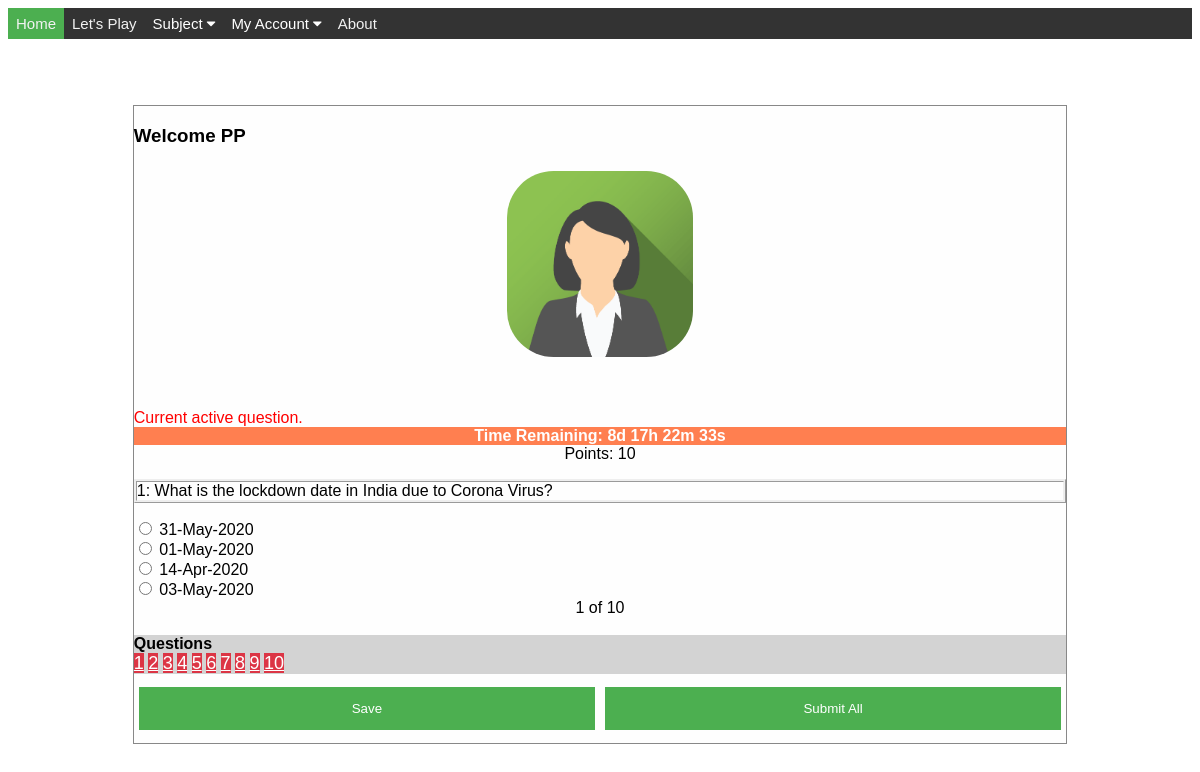
The app's page /question (signed in) with its own data.
### tables this page shows
CREATE TABLE "QuestionBank" (
	"QId"	INTEGER NOT NULL,
	"Quesdesc"	TEXT NOT NULL,
	"Choice1"	TEXT NOT NULL,
	"Choice2"	TEXT NOT NULL,
	"Choice3"	TEXT NOT NULL,
	"Choice4"	TEXT NOT NULL,
	"Choice5"	TEXT,
	"Choice6"	TEXT,
	"ChoiceAnswer"	TEXT NOT NULL,
	"ValidTill"	TEXT NOT NULL,
	"CompetitionName"	TEXT NOT NULL,
	"Points"	INTEGER NOT NULL,
	"NegativePoints"	INTEGER NOT NULL,
	PRIMARY KEY("QId","CompetitionName"),
	FOREIGN KEY("CompetitionName") REFERENCES "Competition"("name")
);

### controllers/quiz.py (the view)
def question():
    player_id = session.get("mobileno")
    if player_id is None:
        quizmessage = "Please Login to play."
        return render_template("quiz.html", playername="", questionmessage=quizmessage, dbqna={}, maxqcount="")
    competition_name = session["competition"]
    player_name = session["playername"]
    max_question_count = ""
    db_question_list = []
    current_quiz_qna = db.getQuizQuestion(player_id, competition_name)
    if len(current_quiz_qna) == 0:
        quizmessage = "No active question. Please try again later."
    else:
        max_question_count = db.getQuestionCount(competition_name)
        quizmessage = "Current active question."
    dbqlist = db.getQuestionList(player_id, competition_name)
    return render_template("quiz.html", playername=player_name, questionmessage=quizmessage, dbqna=current_quiz_qna, maxqcount=max_question_count, dbqlist=dbqlist)

### repositories/db.py (called while the page is built)
def opendb():
    conn = sqlite3.connect(dbfile)
    c = conn.cursor()
    return conn, c

def getQuestionCount(competition_name):
    conn,  cur = opendb()
    sql = "SELECT max(qid) as maxqcount FROM QuestionBank WHERE CompetitionName = '" + competition_name + "'"
    cur.execute(sql)
    rows = cur.fetchall()
    cur.close()
    conn.close()
    rowDict = {}
    maxqcount = 0
    if len(rows) > 0:
        maxqcount = rows[0][0]
    return maxqcount

def getQuestionList(playerid, competitionname):
    sql = "SELECT qb.QId, CASE WHEN (SELECT pr.qid \
                                    FROM PlayerResponse pr \
                                    WHERE pr.QId = qb.qid AND \
                                        pr.competitionname = qb.competitionname AND \
                                            PlayerId = " + playerid + ") IS NULL \
                                THEN 'not saved' \
                                ELSE 'saved' END AS saved \
            FROM QuestionBank qb \
            WHERE qb.competitionname = '" + competitionname + "'"
    conn, cur = opendb()
    cur.execute(sql)
    dbrows = cur.fetchall()
    cur.close()
    conn.close()
    return dbrows

### templates/quiz.html (shortened to what this page needs)
{% extends "base.html" %}
{% block content %}
  <form class="modal-content" action="{{ url_for('answersave') }}" method="POST" id="frmQuestion">
    <h3>Welcome {{ playername }}</h3>
    <div class="imgcontainer">
      <img src="{{ url_for('static', filename='image/img_avatar2.png') }}" alt="Avatar" class="avatar">
    </div>
    <br>
    <br>
    <label style="color: red;">
      {{ questionmessage }}
    </label>
    {% if dbqna.qid %}
      <div class="row">
          <label for="validtill" class="labelcenter" id="lblTime"><b>Time Remaining: {{dbqna.validtill}}</b></label>
          <label class="labelcenternocolor">Points: {{dbqna.points}}</label>
          <p style="border-style:ridge;">{{dbqna.qid}}: {{dbqna.qdesc}}</p>
          {% if dbqna.responsechoice == dbqna.ch1  %}
            <input type="radio" name="choice" value="{{ dbqna.ch1 }}" required checked>
          {% else %}
            <input type="radio" name="choice" value="{{ dbqna.ch1 }}" required>
          {% endif %}
          <label for="choice">{{ dbqna.ch1 }}</label><br>
          {% if dbqna.responsechoice == dbqna.ch2  %}
            <input type="radio" name="choice" value="{{ dbqna.ch2 }}" required checked>
          {% else %}
            <input type="radio" name="choice" value="{{ dbqna.ch2 }}" required>
          {% endif %}
          <label for="choice">{{ dbqna.ch2 }}</label><br>
          {% if dbqna.responsechoice == dbqna.ch3  %}
            <input type="radio" name="choice" value="{{ dbqna.ch3 }}" required checked>
          {% else %}
            <input type="radio" name="choice" value="{{ dbqna.ch3 }}" required>
          {% endif %}
          <label for="choice">{{ dbqna.ch3 }}</label><br>
          {% if dbqna.responsechoice == dbqna.ch4  %}
            <input type="radio" name="choice" value="{{ dbqna.ch4 }}" required checked>
          {% else %}
            <input type="radio" name="choice" value="{{ dbqna.ch4 }}" required>
          {% endif %}
          <label for="choice">{{ dbqna.ch4 }}</label>
          <br>
          <label class="labelcenternocolor">
            {{dbqna.qid}} of {{ maxqcount }}
          </label>
          <br>
          <div style="background-color: lightgray;">
            <strong>Questions</strong>
            <br>
            {% for item in dbqlist %}
              {% if item[1] == "saved" %}
                <a id="lnkGreen" href="{{ url_for('thisQuestion', qno=item[0]) }}" class="btn-success">{{ item[0] }}</a>
              {% else %}
                <a id="lnkRed" href="{{ url_for('thisQuestion', qno=item[0]) }}" class="btn-danger">{{ item[0] }}</a>
              {% endif %}
            {% endfor %}
          </div>
      </div>
      <div class="row">
        <div class="column">
          <button type="button" id="btnSave" onclick="submitForm('btnSave');">Save</button>
        </div>
        <div class="column">
          <button type="button" id="btnSubmit" onclick="submitForm('btnSubmit');">Submit All</button>
        </div>
      </div>
    {% endif %}
  </form>
{% endblock %}

### templates/base.html (shortened to what this page needs)
<!DOCTYPE html>
<html>
<head>
<link rel="stylesheet" href="{{ url_for('static', filename='css/font-awesome.min.css') }}">
</head>
<body>
  <div class="topnav" id="quizMenu">
    <a href="{{ url_for('home') }}" class="active">Home</a>
    <a href="{{ url_for('question') }}">Let's Play</a>
    <div class="dropdown">
      <button class="dropbtn">Subject
        <i class="fa fa-caret-down"></i>
      </button>
    </div>
    <div class="dropdown">
      <button class="dropbtn">My Account
        <i class="fa fa-caret-down"></i>
      </button>
    </div>
    <a href="{{ url_for('about') }}">About</a>
  </div>
  <div class="container">
    {% block content %}
    {% endblock %}
</div>
</body>
</html>

### templates/base.html (style rules this page uses)
body { font-family: Arial }
button { background-color: #4CAF50; color: white; padding: 14px 20px; margin: 8px 0; border: none; cursor: pointer; width: 100%; }
.imgcontainer { text-align: center; margin: 24px 0 12px 0; position: relative; }
img.avatar { width: 20%; border-radius: 25%; }
.container { padding: 8px; }
.modal-content { background-color: #fefefe; margin: 5% auto 15% auto; border: 1px solid #888; width: 80%; }
.labelcenter { background-color: coral; color:white; border: none; width: 100%; display: block; text-align: center; }
.labelcenternocolor { border: none; width: 100%; display: block; text-align: center; }
.topnav { overflow: hidden; background-color: #333; }
.topnav a { float: left; display: block; color: #f2f2f2; text-align: center; padding: 7px 8px; text-decoration: none; font-size: 15px; }
.active { background-color: #4CAF50; color: white; }
.dropdown { float: left; overflow: hidden; }
.dropdown .dropbtn { font-size: 15px; border: none; outline: none; color: white; padding: 7px 8px; background-color: inherit; font-family: inherit; margin: 0; }
* { box-sizing: border-box; }
.column { float: left; width: 50%; padding: 5px; }
.row:after { content: ""; display:table; clear: both; }
.btn-danger { color:#fff;background-color:#dc3545;border-color:#dc3545; font-size: 18px }

### records on screen
QuestionBank: points "10", qid "1", qdesc "What is the lockdown date in India due to Corona Virus?", ch1 "31-May-2020", ch2 "01-May-2020", ch3 "14-Apr-2020", ch4 "03-May-2020", QId "1"
QuestionBank: QId "2"
QuestionBank: QId "3"
QuestionBank: QId "4"
QuestionBank: QId "5"
QuestionBank: QId "6"
QuestionBank: QId "7"
QuestionBank: QId "8"
QuestionBank: QId "9"
QuestionBank: QId "10"

### other values on screen
{{ playername }} "PP"
{{ questionmessage }} "Current active question."
{{ maxqcount }} "10"
